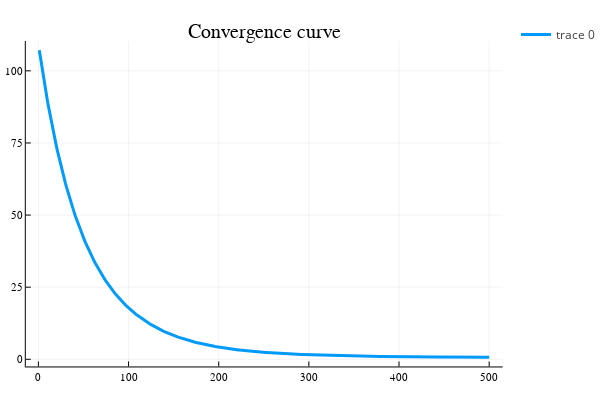

Write notebook code for a chart like this one.
### Markdown cell above
**Question 3 :** Résoudre le problème en utilisant un algorithme de sous-gradient. Vous implanterez les trois stratégies de pas vues en cours. Vous afficherez les courbes de convergence de $f_{best}^k$. 

**Question 4 :** Quelle influence a le paramètre $\lambda$ sur la convergence de l'algorithme et la qualité de la soltuion optimisée ?

### Code cell
#Pkg.add("Plots")
using Plots

#Initialisation
x = zeros(n, 1);
xbest = x;
i = 0;
fbest = 1000000; # $f_{best}^0$
histo = [];# Suite des itérés f_{best}^k

lambda = 1e-2;

choix_pas = 1;
itermax = 500;

xp = x;
fbest = +Inf
xbest = +Inf
while i < itermax
    i = i + 1
    # Insérer votre code
    grad_k = subgradf(xp, y, H, W, lambda)
    
    if choix_pas == 1
        xp -= 1e-2 * grad_k #Constant
    elseif choix_pas == 2
        xp -= 1 / (100 * i) * grad_k #S1 diverge et S2 converge
    elseif choix_pas == 3
        xp -= 1 / (1000 * sqrt(i)) * grad_k #S1 diverge et S2 diverge
    end
    fxp = evalf(xp, y, H, W, lambda)

    if fxp < fbest
        fbest = fxp
        xbest = xp
    end
    # Fin insérer code

    # Stockage
    append!(histo, fbest)
end

#histo
#Affichage des courbes de convergence
plotly();
iter = 1:itermax;
plot(iter, histo, title = "Convergence curve", label = ["f"], lw = 3)

### Figure 1 — Plotly figure (JSON) as saved in the notebook; plotly's stock layout.template omitted (floating-point values rounded to 4 significant figures; data arrays with more than 128 entries replaced by an {"elided": "..."} marker saying what was removed)
{"data": [{"colorbar": {"title": ""}, "legendgroup": ["f"], "line": {"color": "rgba(0, 154, 250, 1.000)", "dash": "solid", "shape": "linear", "width": 3}, "mode": "lines", "name": ["f"], "showlegend": true, "type": "scatter", "x": {"elided": "500 int values"}, "xaxis": "x", "y": {"elided": "500 float values"}, "yaxis": "y", "zmax": null, "zmin": null}], "layout": {"annotations": [{"font": {"color": "rgba(0, 0, 0, 1.000)", "family": "sans-serif", "size": 20}, "rotation": 0, "showarrow": false, "text": "Convergence curve", "x": 0.5222, "xanchor": "center", "xref": "paper", "y": 1, "yanchor": "top", "yref": "paper"}], "height": 400, "legend_position": {"bgcolor": "rgba(255, 255, 255, 1.000)", "bordercolor": "rgba(0, 0, 0, 1.000)", "borderwidth": 1, "font": {"color": "rgba(0, 0, 0, 1.000)", "family": "sans-serif", "size": 11}, "title": {"font": {"color": "rgba(0, 0, 0, 1.000)", "family": "sans-serif", "size": 15}, "text": ""}, "tracegroupgap": 0, "traceorder": "normal", "x": 1, "xanchor": "auto", "y": 1, "yanchor": "auto"}, "margin": {"b": 20, "l": 0, "r": 0, "t": 20}, "paper_bgcolor": "rgba(255, 255, 255, 1.000)", "plot_bgcolor": "rgba(255, 255, 255, 1.000)", "showlegend": true, "width": 600, "xaxis": {"anchor": "y", "domain": [0.05101, 0.9934], "gridcolor": "rgba(0, 0, 0, 0.100)", "gridwidth": 0.5, "linecolor": "rgba(0, 0, 0, 1.000)", "mirror": false, "range": [-13.97, 515.0], "showgrid": true, "showline": true, "showticklabels": true, "tickangle": 0, "tickcolor": "rgb(0, 0, 0)", "tickfont": {"color": "rgba(0, 0, 0, 1.000)", "family": "sans-serif", "size": 11}, "tickmode": "array", "ticks": "inside", "ticktext": ["0", "100", "200", "300", "400", "500"], "tickvals": [0, 100, 200, 300, 400, 500], "title": "", "titlefont": {"color": "rgba(0, 0, 0, 1.000)", "family": "sans-serif", "size": 15}, "type": "-", "visible": true, "zeroline": false, "zerolinecolor": "rgba(0, 0, 0, 1.000)"}, "yaxis": {"anchor": "x", "domain": [0.03762, 0.9415], "gridcolor": "rgba(0, 0, 0, 0.100)", "gridwidth": 0.5, "linecolor": "rgba(0, 0, 0, 1.000)", "mirror": false, "range": [-2.483, 110.3], "showgrid": true, "showline": true, "showticklabels": true, "tickangle": 0, "tickcolor": "rgb(0, 0, 0)", "tickfont": {"color": "rgba(0, 0, 0, 1.000)", "family": "sans-serif", "size": 11}, "tickmode": "array", "ticks": "inside", "ticktext": ["0", "25", "50", "75", "100"], "tickvals": [0, 25, 50, 75, 100], "title": "", "titlefont": {"color": "rgba(0, 0, 0, 1.000)", "family": "sans-serif", "size": 15}, "type": "-", "visible": true, "zeroline": false, "zerolinecolor": "rgba(0, 0, 0, 1.000)"}}}
